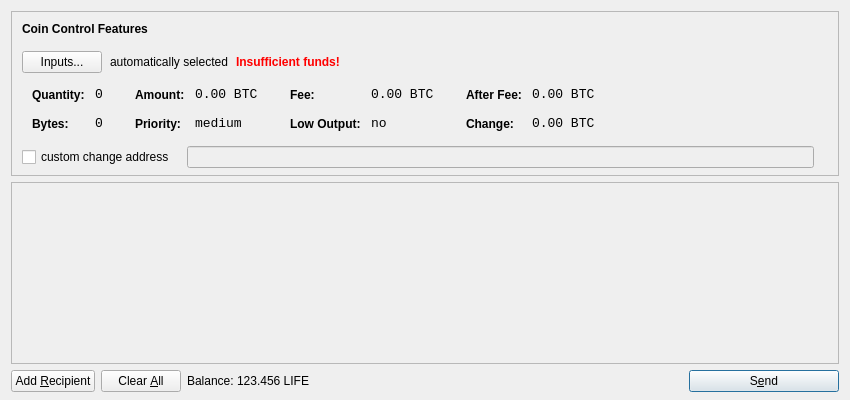
<?xml version="1.0" encoding="UTF-8"?>
<ui version="4.0">
 <class>SendCoinsDialog</class>
 <widget class="QDialog" name="SendCoinsDialog">
  <property name="geometry">
   <rect>
    <x>0</x>
    <y>0</y>
    <width>850</width>
    <height>400</height>
   </rect>
  </property>
  <property name="windowTitle">
   <string>Send Coins</string>
  </property>
  <layout class="QVBoxLayout" name="verticalLayout" stretch="0,1,0">
   <property name="bottomMargin">
    <number>8</number>
   </property>
   <item>
    <widget class="QFrame" name="frameCoinControl">
     <property name="sizePolicy">
      <sizepolicy hsizetype="Expanding" vsizetype="Expanding">
       <horstretch>0</horstretch>
       <verstretch>0</verstretch>
      </sizepolicy>
     </property>
     <property name="maximumSize">
      <size>
       <width>16777215</width>
       <height>16777215</height>
      </size>
     </property>
     <property name="frameShape">
      <enum>QFrame::StyledPanel</enum>
     </property>
     <property name="frameShadow">
      <enum>QFrame::Sunken</enum>
     </property>
     <layout class="QVBoxLayout" name="verticalLayoutCoinControl2">
      <property name="spacing">
       <number>-1</number>
      </property>
      <property name="leftMargin">
       <number>0</number>
      </property>
      <property name="topMargin">
       <number>0</number>
      </property>
      <property name="rightMargin">
       <number>0</number>
      </property>
      <property name="bottomMargin">
       <number>6</number>
      </property>
      <item>
       <layout class="QVBoxLayout" name="verticalLayoutCoinControl" stretch="0,0,0,0,1">
        <property name="spacing">
         <number>0</number>
        </property>
        <property name="leftMargin">
         <number>10</number>
        </property>
        <property name="topMargin">
         <number>10</number>
        </property>
        <item>
         <layout class="QHBoxLayout" name="horizontalLayoutCoinControl1">
          <property name="bottomMargin">
           <number>15</number>
          </property>
          <item>
           <widget class="QLabel" name="labelCoinControlFeatures">
            <property name="sizePolicy">
             <sizepolicy hsizetype="Preferred" vsizetype="Maximum">
              <horstretch>0</horstretch>
              <verstretch>0</verstretch>
             </sizepolicy>
            </property>
            <property name="font">
             <font>
              <weight>75</weight>
              <bold>true</bold>
             </font>
            </property>
            <property name="styleSheet">
             <string notr="true">font-weight:bold;</string>
            </property>
            <property name="text">
             <string>Coin Control Features</string>
            </property>
           </widget>
          </item>
         </layout>
        </item>
        <item>
         <layout class="QHBoxLayout" name="horizontalLayoutCoinControl2" stretch="0,0,0,0">
          <property name="spacing">
           <number>8</number>
          </property>
          <property name="bottomMargin">
           <number>10</number>
          </property>
          <item>
           <widget class="QPushButton" name="pushButtonCoinControl">
            <property name="styleSheet">
             <string notr="true"/>
            </property>
            <property name="text">
             <string>Inputs...</string>
            </property>
           </widget>
          </item>
          <item>
           <widget class="QLabel" name="labelCoinControlAutomaticallySelected">
            <property name="text">
             <string>automatically selected</string>
            </property>
            <property name="margin">
             <number>5</number>
            </property>
           </widget>
          </item>
          <item>
           <widget class="QLabel" name="labelCoinControlInsuffFunds">
            <property name="font">
             <font>
              <weight>75</weight>
              <bold>true</bold>
             </font>
            </property>
            <property name="styleSheet">
             <string notr="true">color:red;font-weight:bold;</string>
            </property>
            <property name="text">
             <string>Insufficient funds!</string>
            </property>
            <property name="margin">
             <number>5</number>
            </property>
           </widget>
          </item>
          <item>
           <spacer name="horizontalSpacerCoinControl">
            <property name="orientation">
             <enum>Qt::Horizontal</enum>
            </property>
            <property name="sizeHint" stdset="0">
             <size>
              <width>40</width>
              <height>1</height>
             </size>
            </property>
           </spacer>
          </item>
         </layout>
        </item>
        <item>
         <widget class="QWidget" name="widgetCoinControl" native="true">
          <property name="sizePolicy">
           <sizepolicy hsizetype="Preferred" vsizetype="Preferred">
            <horstretch>0</horstretch>
            <verstretch>0</verstretch>
           </sizepolicy>
          </property>
          <property name="minimumSize">
           <size>
            <width>0</width>
            <height>0</height>
           </size>
          </property>
          <property name="styleSheet">
           <string notr="true"/>
          </property>
          <layout class="QHBoxLayout" name="horizontalLayoutCoinControl5">
           <property name="margin">
            <number>0</number>
           </property>
           <item>
            <layout class="QHBoxLayout" name="horizontalLayoutCoinControl3" stretch="0,0,0,1">
             <property name="spacing">
              <number>20</number>
             </property>
             <property name="topMargin">
              <number>0</number>
             </property>
             <property name="bottomMargin">
              <number>10</number>
             </property>
             <item>
              <layout class="QFormLayout" name="formLayoutCoinControl1">
               <property name="horizontalSpacing">
                <number>10</number>
               </property>
               <property name="verticalSpacing">
                <number>14</number>
               </property>
               <property name="leftMargin">
                <number>10</number>
               </property>
               <property name="topMargin">
                <number>4</number>
               </property>
               <property name="rightMargin">
                <number>6</number>
               </property>
               <item row="0" column="0">
                <widget class="QLabel" name="labelCoinControlQuantityText">
                 <property name="styleSheet">
                  <string notr="true">font-weight:bold;</string>
                 </property>
                 <property name="text">
                  <string>Quantity:</string>
                 </property>
                 <property name="margin">
                  <number>0</number>
                 </property>
                </widget>
               </item>
               <item row="0" column="1">
                <widget class="QLabel" name="labelCoinControlQuantity">
                 <property name="font">
                  <font>
                   <family>Monospace</family>
                   <pointsize>10</pointsize>
                  </font>
                 </property>
                 <property name="cursor">
                  <cursorShape>IBeamCursor</cursorShape>
                 </property>
                 <property name="contextMenuPolicy">
                  <enum>Qt::ActionsContextMenu</enum>
                 </property>
                 <property name="text">
                  <string notr="true">0</string>
                 </property>
                 <property name="margin">
                  <number>0</number>
                 </property>
                 <property name="textInteractionFlags">
                  <set>Qt::LinksAccessibleByMouse|Qt::TextSelectableByKeyboard|Qt::TextSelectableByMouse</set>
                 </property>
                </widget>
               </item>
               <item row="1" column="0">
                <widget class="QLabel" name="labelCoinControlBytesText">
                 <property name="styleSheet">
                  <string notr="true">font-weight:bold;</string>
                 </property>
                 <property name="text">
                  <string>Bytes:</string>
                 </property>
                </widget>
               </item>
               <item row="1" column="1">
                <widget class="QLabel" name="labelCoinControlBytes">
                 <property name="font">
                  <font>
                   <family>Monospace</family>
                   <pointsize>10</pointsize>
                  </font>
                 </property>
                 <property name="cursor">
                  <cursorShape>IBeamCursor</cursorShape>
                 </property>
                 <property name="contextMenuPolicy">
                  <enum>Qt::ActionsContextMenu</enum>
                 </property>
                 <property name="text">
                  <string notr="true">0</string>
                 </property>
                 <property name="textInteractionFlags">
                  <set>Qt::LinksAccessibleByMouse|Qt::TextSelectableByKeyboard|Qt::TextSelectableByMouse</set>
                 </property>
                </widget>
               </item>
              </layout>
             </item>
             <item>
              <layout class="QFormLayout" name="formLayoutCoinControl2">
               <property name="horizontalSpacing">
                <number>10</number>
               </property>
               <property name="verticalSpacing">
                <number>14</number>
               </property>
               <property name="leftMargin">
                <number>6</number>
               </property>
               <property name="topMargin">
                <number>4</number>
               </property>
               <property name="rightMargin">
                <number>6</number>
               </property>
               <item row="0" column="0">
                <widget class="QLabel" name="labelCoinControlAmountText">
                 <property name="styleSheet">
                  <string notr="true">font-weight:bold;</string>
                 </property>
                 <property name="text">
                  <string>Amount:</string>
                 </property>
                 <property name="margin">
                  <number>0</number>
                 </property>
                </widget>
               </item>
               <item row="0" column="1">
                <widget class="QLabel" name="labelCoinControlAmount">
                 <property name="font">
                  <font>
                   <family>Monospace</family>
                   <pointsize>10</pointsize>
                  </font>
                 </property>
                 <property name="cursor">
                  <cursorShape>IBeamCursor</cursorShape>
                 </property>
                 <property name="contextMenuPolicy">
                  <enum>Qt::ActionsContextMenu</enum>
                 </property>
                 <property name="text">
                  <string notr="true">0.00 BTC</string>
                 </property>
                 <property name="textInteractionFlags">
                  <set>Qt::LinksAccessibleByMouse|Qt::TextSelectableByKeyboard|Qt::TextSelectableByMouse</set>
                 </property>
                </widget>
               </item>
               <item row="1" column="0">
                <widget class="QLabel" name="labelCoinControlPriorityText">
                 <property name="styleSheet">
                  <string notr="true">font-weight:bold;</string>
                 </property>
                 <property name="text">
                  <string>Priority:</string>
                 </property>
                </widget>
               </item>
               <item row="1" column="1">
                <widget class="QLabel" name="labelCoinControlPriority">
                 <property name="font">
                  <font>
                   <family>Monospace</family>
                   <pointsize>10</pointsize>
                  </font>
                 </property>
                 <property name="cursor">
                  <cursorShape>IBeamCursor</cursorShape>
                 </property>
                 <property name="contextMenuPolicy">
                  <enum>Qt::ActionsContextMenu</enum>
                 </property>
                 <property name="text">
                  <string>medium</string>
                 </property>
                 <property name="textInteractionFlags">
                  <set>Qt::LinksAccessibleByMouse|Qt::TextSelectableByKeyboard|Qt::TextSelectableByMouse</set>
                 </property>
                </widget>
               </item>
              </layout>
             </item>
             <item>
              <layout class="QFormLayout" name="formLayoutCoinControl3">
               <property name="horizontalSpacing">
                <number>10</number>
               </property>
               <property name="verticalSpacing">
                <number>14</number>
               </property>
               <property name="leftMargin">
                <number>6</number>
               </property>
               <property name="topMargin">
                <number>4</number>
               </property>
               <property name="rightMargin">
                <number>6</number>
               </property>
               <item row="0" column="0">
                <widget class="QLabel" name="labelCoinControlFeeText">
                 <property name="styleSheet">
                  <string notr="true">font-weight:bold;</string>
                 </property>
                 <property name="text">
                  <string>Fee:</string>
                 </property>
                 <property name="margin">
                  <number>0</number>
                 </property>
                </widget>
               </item>
               <item row="0" column="1">
                <widget class="QLabel" name="labelCoinControlFee">
                 <property name="font">
                  <font>
                   <family>Monospace</family>
                   <pointsize>10</pointsize>
                  </font>
                 </property>
                 <property name="cursor">
                  <cursorShape>IBeamCursor</cursorShape>
                 </property>
                 <property name="contextMenuPolicy">
                  <enum>Qt::ActionsContextMenu</enum>
                 </property>
                 <property name="text">
                  <string notr="true">0.00 BTC</string>
                 </property>
                 <property name="textInteractionFlags">
                  <set>Qt::LinksAccessibleByMouse|Qt::TextSelectableByKeyboard|Qt::TextSelectableByMouse</set>
                 </property>
                </widget>
               </item>
               <item row="1" column="0">
                <widget class="QLabel" name="labelCoinControlLowOutputText">
                 <property name="styleSheet">
                  <string notr="true">font-weight:bold;</string>
                 </property>
                 <property name="text">
                  <string>Low Output:</string>
                 </property>
                </widget>
               </item>
               <item row="1" column="1">
                <widget class="QLabel" name="labelCoinControlLowOutput">
                 <property name="font">
                  <font>
                   <family>Monospace</family>
                   <pointsize>10</pointsize>
                  </font>
                 </property>
                 <property name="cursor">
                  <cursorShape>IBeamCursor</cursorShape>
                 </property>
                 <property name="contextMenuPolicy">
                  <enum>Qt::ActionsContextMenu</enum>
                 </property>
                 <property name="text">
                  <string>no</string>
                 </property>
                 <property name="textInteractionFlags">
                  <set>Qt::LinksAccessibleByMouse|Qt::TextSelectableByKeyboard|Qt::TextSelectableByMouse</set>
                 </property>
                </widget>
               </item>
              </layout>
             </item>
             <item>
              <layout class="QFormLayout" name="formLayoutCoinControl4">
               <property name="horizontalSpacing">
                <number>10</number>
               </property>
               <property name="verticalSpacing">
                <number>14</number>
               </property>
               <property name="leftMargin">
                <number>6</number>
               </property>
               <property name="topMargin">
                <number>4</number>
               </property>
               <property name="rightMargin">
                <number>6</number>
               </property>
               <item row="0" column="0">
                <widget class="QLabel" name="labelCoinControlAfterFeeText">
                 <property name="styleSheet">
                  <string notr="true">font-weight:bold;</string>
                 </property>
                 <property name="text">
                  <string>After Fee:</string>
                 </property>
                 <property name="margin">
                  <number>0</number>
                 </property>
                </widget>
               </item>
               <item row="0" column="1">
                <widget class="QLabel" name="labelCoinControlAfterFee">
                 <property name="font">
                  <font>
                   <family>Monospace</family>
                   <pointsize>10</pointsize>
                  </font>
                 </property>
                 <property name="cursor">
                  <cursorShape>IBeamCursor</cursorShape>
                 </property>
                 <property name="contextMenuPolicy">
                  <enum>Qt::ActionsContextMenu</enum>
                 </property>
                 <property name="text">
                  <string notr="true">0.00 BTC</string>
                 </property>
                 <property name="textInteractionFlags">
                  <set>Qt::LinksAccessibleByMouse|Qt::TextSelectableByKeyboard|Qt::TextSelectableByMouse</set>
                 </property>
                </widget>
               </item>
               <item row="1" column="0">
                <widget class="QLabel" name="labelCoinControlChangeText">
                 <property name="styleSheet">
                  <string notr="true">font-weight:bold;</string>
                 </property>
                 <property name="text">
                  <string>Change:</string>
                 </property>
                </widget>
               </item>
               <item row="1" column="1">
                <widget class="QLabel" name="labelCoinControlChange">
                 <property name="font">
                  <font>
                   <family>Monospace</family>
                   <pointsize>10</pointsize>
                  </font>
                 </property>
                 <property name="cursor">
                  <cursorShape>IBeamCursor</cursorShape>
                 </property>
                 <property name="contextMenuPolicy">
                  <enum>Qt::ActionsContextMenu</enum>
                 </property>
                 <property name="text">
                  <string notr="true">0.00 BTC</string>
                 </property>
                 <property name="textInteractionFlags">
                  <set>Qt::LinksAccessibleByMouse|Qt::TextSelectableByKeyboard|Qt::TextSelectableByMouse</set>
                 </property>
                </widget>
               </item>
              </layout>
             </item>
            </layout>
           </item>
          </layout>
         </widget>
        </item>
        <item>
         <layout class="QHBoxLayout" name="horizontalLayoutCoinControl4" stretch="0,0,0">
          <property name="spacing">
           <number>12</number>
          </property>
          <property name="sizeConstraint">
           <enum>QLayout::SetDefaultConstraint</enum>
          </property>
          <property name="topMargin">
           <number>5</number>
          </property>
          <property name="rightMargin">
           <number>5</number>
          </property>
          <item>
           <widget class="QCheckBox" name="checkBoxCoinControlChange">
            <property name="text">
             <string>custom change address</string>
            </property>
           </widget>
          </item>
          <item>
           <widget class="QLineEdit" name="lineEditCoinControlChange">
            <property name="enabled">
             <bool>false</bool>
            </property>
            <property name="sizePolicy">
             <sizepolicy hsizetype="Expanding" vsizetype="Fixed">
              <horstretch>0</horstretch>
              <verstretch>0</verstretch>
             </sizepolicy>
            </property>
           </widget>
          </item>
          <item>
           <widget class="QLabel" name="labelCoinControlChangeLabel">
            <property name="sizePolicy">
             <sizepolicy hsizetype="Preferred" vsizetype="Expanding">
              <horstretch>0</horstretch>
              <verstretch>0</verstretch>
             </sizepolicy>
            </property>
            <property name="minimumSize">
             <size>
              <width>0</width>
              <height>0</height>
             </size>
            </property>
            <property name="text">
             <string/>
            </property>
            <property name="margin">
             <number>3</number>
            </property>
           </widget>
          </item>
         </layout>
        </item>
        <item>
         <spacer name="verticalSpacerCoinControl">
          <property name="orientation">
           <enum>Qt::Vertical</enum>
          </property>
          <property name="sizeHint" stdset="0">
           <size>
            <width>800</width>
            <height>1</height>
           </size>
          </property>
         </spacer>
        </item>
       </layout>
      </item>
     </layout>
    </widget>
   </item>
   <item>
    <widget class="QScrollArea" name="scrollArea">
     <property name="widgetResizable">
      <bool>true</bool>
     </property>
     <widget class="QWidget" name="scrollAreaWidgetContents">
      <property name="geometry">
       <rect>
        <x>0</x>
        <y>0</y>
        <width>830</width>
        <height>165</height>
       </rect>
      </property>
      <layout class="QVBoxLayout" name="verticalLayout_2">
       <property name="margin">
        <number>0</number>
       </property>
       <item>
        <layout class="QVBoxLayout" name="entries">
         <property name="spacing">
          <number>6</number>
         </property>
        </layout>
       </item>
       <item>
        <spacer name="verticalSpacer">
         <property name="orientation">
          <enum>Qt::Vertical</enum>
         </property>
         <property name="sizeHint" stdset="0">
          <size>
           <width>20</width>
           <height>40</height>
          </size>
         </property>
        </spacer>
       </item>
      </layout>
     </widget>
    </widget>
   </item>
   <item>
    <layout class="QHBoxLayout" name="horizontalLayout">
     <item>
      <widget class="QPushButton" name="addButton">
       <property name="toolTip">
        <string>Send to multiple recipients at once</string>
       </property>
       <property name="text">
        <string>Add &amp;Recipient</string>
       </property>
       <property name="icon">
        <iconset resource="../bitcoin.qrc">
         <normaloff>:/icons/add</normaloff>:/icons/add</iconset>
       </property>
       <property name="autoDefault">
        <bool>false</bool>
       </property>
      </widget>
     </item>
     <item>
      <widget class="QPushButton" name="clearButton">
       <property name="sizePolicy">
        <sizepolicy hsizetype="Minimum" vsizetype="Fixed">
         <horstretch>0</horstretch>
         <verstretch>0</verstretch>
        </sizepolicy>
       </property>
       <property name="toolTip">
        <string>Remove all transaction fields</string>
       </property>
       <property name="text">
        <string>Clear &amp;All</string>
       </property>
       <property name="icon">
        <iconset resource="../bitcoin.qrc">
         <normaloff>:/icons/remove</normaloff>:/icons/remove</iconset>
       </property>
       <property name="autoRepeatDelay">
        <number>300</number>
       </property>
       <property name="autoDefault">
        <bool>false</bool>
       </property>
      </widget>
     </item>
     <item>
      <layout class="QHBoxLayout" name="horizontalLayout_2">
       <property name="spacing">
        <number>3</number>
       </property>
       <item>
        <widget class="QLabel" name="label">
         <property name="text">
          <string>Balance:</string>
         </property>
        </widget>
       </item>
       <item>
        <widget class="QLabel" name="labelBalance">
         <property name="cursor">
          <cursorShape>IBeamCursor</cursorShape>
         </property>
         <property name="text">
          <string>123.456 LIFE</string>
         </property>
         <property name="textInteractionFlags">
          <set>Qt::LinksAccessibleByMouse|Qt::TextSelectableByKeyboard|Qt::TextSelectableByMouse</set>
         </property>
        </widget>
       </item>
      </layout>
     </item>
     <item>
      <spacer name="horizontalSpacer">
       <property name="orientation">
        <enum>Qt::Horizontal</enum>
       </property>
       <property name="sizeHint" stdset="0">
        <size>
         <width>40</width>
         <height>20</height>
        </size>
       </property>
      </spacer>
     </item>
     <item>
      <widget class="QPushButton" name="sendButton">
       <property name="minimumSize">
        <size>
         <width>150</width>
         <height>0</height>
        </size>
       </property>
       <property name="toolTip">
        <string>Confirm the send action</string>
       </property>
       <property name="text">
        <string>S&amp;end</string>
       </property>
       <property name="icon">
        <iconset resource="../bitcoin.qrc">
         <normaloff>:/icons/send</normaloff>:/icons/send</iconset>
       </property>
       <property name="default">
        <bool>true</bool>
       </property>
      </widget>
     </item>
    </layout>
   </item>
  </layout>
 </widget>
 <resources>
  <include location="../bitcoin.qrc"/>
 </resources>
 <connections/>
</ui>
